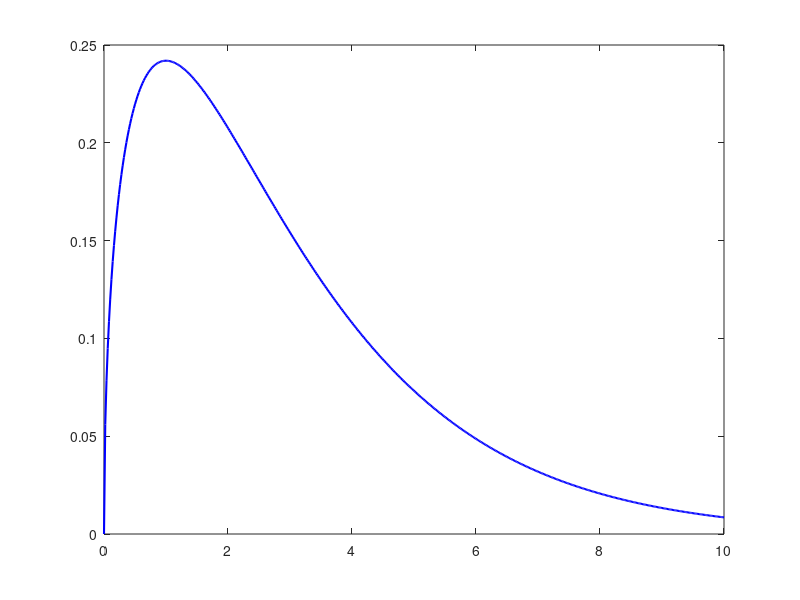

This figure's MATLAB source: (Note: this script raises an error after producing the figure.)
clear
clc

% Observed and Expected Frequencies
observed = [1, 31, 55, 25]; % Observed frequencies (O_i)
expected = [2, 30, 60, 20]; % Expected frequencies (E_i)

% Degrees of Freedom
df = length(observed) - 1;

% Significance Level
alpha = 0.05;

% Calculate Chi-Square Test Statistic
chi_square_stat = sum((observed - expected).^2 ./ expected);

% Critical Value from Chi-Square Distribution Table
chi_square_critical = chi2inv(1 - alpha, df);

% Hypothesis Testing
if chi_square_stat > chi_square_critical
    hypothesis_result = 'Reject H0: The data does not fit the hypergeometric distribution';
else
    hypothesis_result = 'Fail to Reject H0: The data fits the hypergeometric distribution';
end

% Display Results
disp(['Chi-Square Statistic: ', num2str(chi_square_stat)]);
disp(['Critical Value: ', num2str(chi_square_critical)]);
disp(['Hypothesis Test Result: ', hypothesis_result]);

% Plot Chi-Square Distribution
x = linspace(0, 10, 500); % Range for Chi-Square distribution
chi_square_dist = chi2pdf(x, df); % Chi-Square PDF

% Plot settings
figure;
plot(x, chi_square_dist, 'b-', 'LineWidth', 1.5); hold on;
xline(chi_square_critical, 'r--', 'LineWidth', 1.5, 'Label', 'Critical Value');
xline(chi_square_stat, 'g-', 'LineWidth', 1.5, 'Label', ['\chi^2 = ', num2str(chi_square_stat)]);
fill([chi_square_critical x(x > chi_square_critical) max(x)], ...
     [0 chi_square_dist(x > chi_square_critical) 0], 'r', 'FaceAlpha', 0.3, 'EdgeColor', 'none');
title('Chi-Square Distribution');
xlabel('\chi^2');
ylabel('Density');
legend('\chi^2 Distribution', 'Critical Value', 'Observed \chi^2', ...
       'Critical Region', 'Location', 'NorthEast');
grid on;
hold off;
